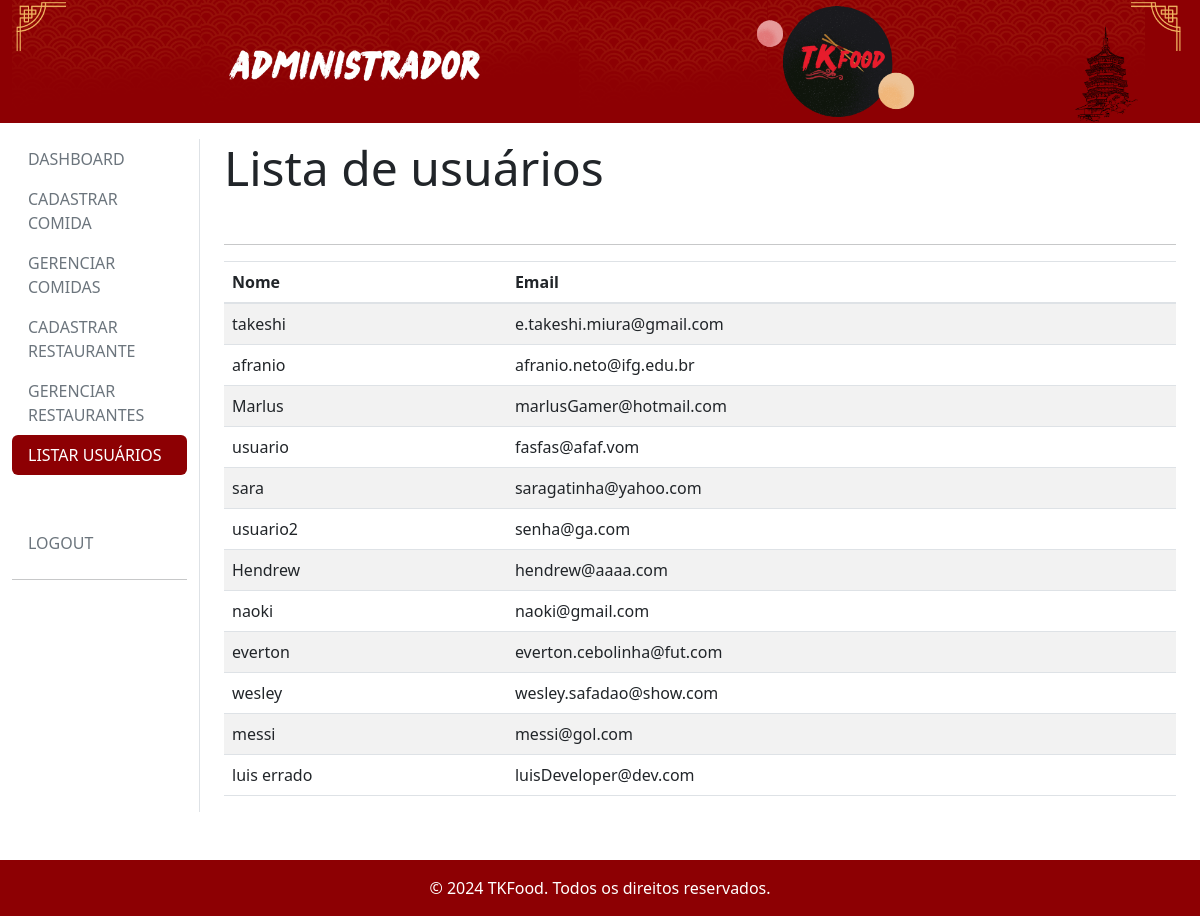
Page /admin/principal.php?secao=listarUsuarios (signed in) on the committed database.
### tables this page shows
CREATE TABLE `tb_usuario` (
  `id` int NOT NULL,
  `nome` varchar(255) NOT NULL,
  `senha` varchar(255) NOT NULL,
  `email` varchar(255) NOT NULL
);

### admin/controller/verurl.php (called while the page is built)
<?php
class VerUrl{
    function trocar_url ($url){
        if(empty($url)){
            $url =  "secoes/dashboard.php";
        }
        else{
        $url = "secoes/$url.php";
        }
        include_once($url);
    }
}
?>

### dao/conexao.php (called while the page is built, shortened)
<?php
 abstract class Conexao{
    protected $host, $user, $pass, $dba, $conn, $sql, $qr, $data, $status, $totalFields, $error;
    public function __construct() {
        $this->host= "localhost";
        $this->user="root";
        $this->pass = "";
        $this->dba= "db_tkfood";
    }
    public function connect(){
        $this->conn = @mysqli_connect($this->host, $this->user. $this->pass) or die("<ins><center>Erro ao acessar o banco de dados:</center></ins><br/>". mysqli_error($this->conn));
        mysqli_set_charset($this->conn,'utf8');
        return $this->conn;
    }
    protected function execSQL($sql){
        $this->qr= @mysqli_query($this->conn,$sql) or die("<ins><center>Erro ao executar a query: $sql </center></ins><br/>". mysqli_error($this->conn));
        return $this->qr;
    }
    protected function listQuery($qr){
        $this->data=@mysqli_fetch_assoc($qr);
        return $this->data;
    }
 }
?>

### dao/manipuladados.php (called while the page is built, shortened)
<?php
    include_once("conexao.php");
    class ManipulaDados extends Conexao{
        private $table, $fields, $dados, $fieldPk, $valuePk;
        public function setTable($t){
            $this->table= $t;
        }
        public function getAllDataTable(){
            $dados = array();
            $this->sql = "SELECT * FROM $this->table";
            $this->qr = self::execSQL($this->sql);
            while($row = self::listQuery($this->qr)){
                array_push($dados,$row);
            }
            return $dados;
        }
}
?>

### admin/secoes/listarUsuarios.php (the view)
<?php
include_once("../dao/manipuladados.php");
$dados = new ManipulaDados();
$dados->setTable("tb_usuario");
$lista = $dados->getAllDataTable();
?>
<div class="container">
    <h2 class="display-5 mb-5">Lista de usuários </h2>
    <hr />
    <section>
        <table id="tabela-usuarios" class="table table-striped table-hover" width="80%">
            <thead>
                <tr>
                    <th>Nome</th>
                    <th>Email</th>
                </tr>
            </thead>
            <?php
            foreach ($lista as $usuario) {
            ?>
                <tr>
                    <td>
                        <?= $usuario['nome'] ?>
                    </td>
                    <td>
                        <?= $usuario['email'] ?>
                    </td>
                </tr>
            <?php
            }
            ?>
        </table>
    </section>
</div>

### rows in the picture
tb_usuario: nome "takeshi", email "e.takeshi.miura@gmail.com"
tb_usuario: nome "afranio", email "afranio.neto@ifg.edu.br"
tb_usuario: nome "Marlus", email "marlusGamer@hotmail.com"
tb_usuario: nome "usuario", email "fasfas@afaf.vom"
tb_usuario: nome "sara", email "saragatinha@yahoo.com"
tb_usuario: nome "usuario2", email "senha@ga.com"
tb_usuario: nome "Hendrew", email "hendrew@aaaa.com"
tb_usuario: nome "naoki", email "naoki@gmail.com"
tb_usuario: nome "everton", email "everton.cebolinha@fut.com"
tb_usuario: nome "wesley", email "wesley.safadao@show.com"
tb_usuario: nome "messi", email "messi@gol.com"
tb_usuario: nome "luis errado", email "luisDeveloper@dev.com"
